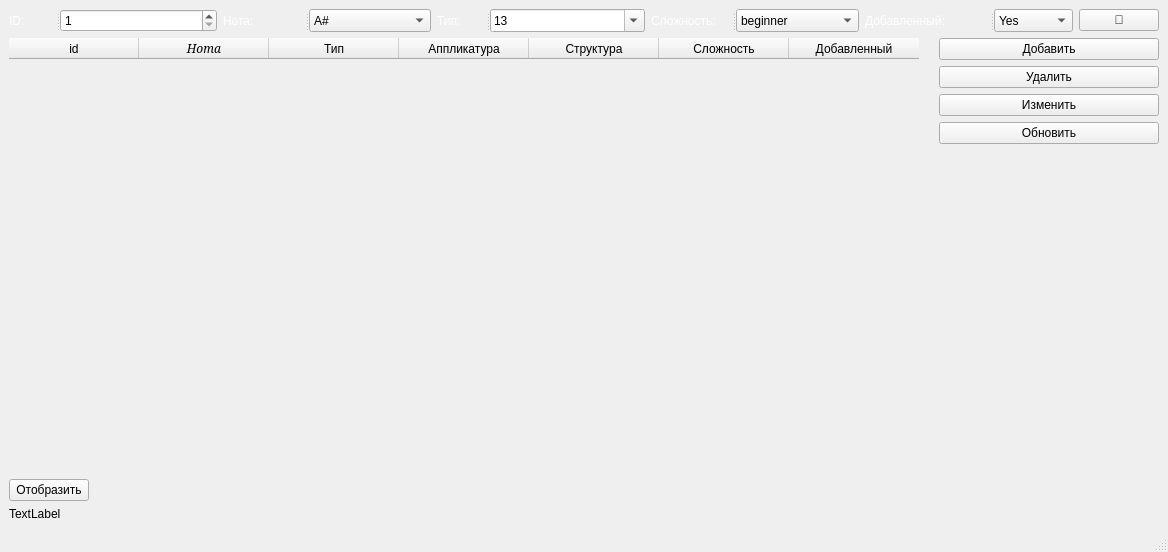
<?xml version="1.0" encoding="UTF-8"?>
<ui version="4.0">
 <class>MainWindow</class>
 <widget class="QMainWindow" name="MainWindow">
  <property name="geometry">
   <rect>
    <x>0</x>
    <y>0</y>
    <width>1168</width>
    <height>552</height>
   </rect>
  </property>
  <property name="windowTitle">
   <string>MainWindow</string>
  </property>
  <property name="styleSheet">
   <string notr="true">QMainWindow {
    background-image: url(&quot;../resources/img.png&quot;); /* Замените на путь к вашей картинке */
    background-repeat: no-repeat; /* Повторять картинку или нет */
    background-position: center; /* Позиционирование картинки */
  }</string>
  </property>
  <widget class="QWidget" name="centralwidget">
   <layout class="QVBoxLayout" name="verticalLayout_2">
    <item>
     <layout class="QHBoxLayout" name="horizontalLayout_2">
      <item>
       <widget class="QSplitter" name="splitter">
        <property name="orientation">
         <enum>Qt::Horizontal</enum>
        </property>
        <widget class="QLabel" name="label">
         <property name="styleSheet">
          <string notr="true">color: white;</string>
         </property>
         <property name="text">
          <string>ID:</string>
         </property>
        </widget>
        <widget class="QSpinBox" name="id_box">
         <property name="sizePolicy">
          <sizepolicy hsizetype="Minimum" vsizetype="Maximum">
           <horstretch>0</horstretch>
           <verstretch>0</verstretch>
          </sizepolicy>
         </property>
         <property name="minimum">
          <number>1</number>
         </property>
         <property name="maximum">
          <number>5000</number>
         </property>
        </widget>
       </widget>
      </item>
      <item>
       <widget class="QSplitter" name="splitter_3">
        <property name="orientation">
         <enum>Qt::Horizontal</enum>
        </property>
        <widget class="QLabel" name="label_2">
         <property name="styleSheet">
          <string notr="true">color: white;</string>
         </property>
         <property name="text">
          <string>Нота:</string>
         </property>
        </widget>
        <widget class="QComboBox" name="note_box">
         <property name="sizePolicy">
          <sizepolicy hsizetype="Preferred" vsizetype="Maximum">
           <horstretch>0</horstretch>
           <verstretch>0</verstretch>
          </sizepolicy>
         </property>
         <property name="editable">
          <bool>false</bool>
         </property>
         <item>
          <property name="text">
           <string>A#</string>
          </property>
         </item>
         <item>
          <property name="text">
           <string>C#</string>
          </property>
         </item>
         <item>
          <property name="text">
           <string>D#</string>
          </property>
         </item>
         <item>
          <property name="text">
           <string>F#</string>
          </property>
         </item>
         <item>
          <property name="text">
           <string>G#</string>
          </property>
         </item>
         <item>
          <property name="text">
           <string>Ab</string>
          </property>
         </item>
         <item>
          <property name="text">
           <string>Bb</string>
          </property>
         </item>
         <item>
          <property name="text">
           <string>Cb</string>
          </property>
         </item>
         <item>
          <property name="text">
           <string>Db</string>
          </property>
         </item>
         <item>
          <property name="text">
           <string>Eb</string>
          </property>
         </item>
         <item>
          <property name="text">
           <string>Gb</string>
          </property>
         </item>
         <item>
          <property name="text">
           <string>A</string>
          </property>
         </item>
         <item>
          <property name="text">
           <string>B</string>
          </property>
         </item>
         <item>
          <property name="text">
           <string>C</string>
          </property>
         </item>
         <item>
          <property name="text">
           <string>D</string>
          </property>
         </item>
         <item>
          <property name="text">
           <string>E</string>
          </property>
         </item>
         <item>
          <property name="text">
           <string>F</string>
          </property>
         </item>
         <item>
          <property name="text">
           <string>G</string>
          </property>
         </item>
        </widget>
       </widget>
      </item>
      <item>
       <widget class="QSplitter" name="splitter_4">
        <property name="orientation">
         <enum>Qt::Horizontal</enum>
        </property>
        <widget class="QLabel" name="label_3">
         <property name="styleSheet">
          <string notr="true">color: white;</string>
         </property>
         <property name="text">
          <string>Тип:</string>
         </property>
        </widget>
        <widget class="QComboBox" name="type_box">
         <property name="enabled">
          <bool>true</bool>
         </property>
         <property name="sizePolicy">
          <sizepolicy hsizetype="Preferred" vsizetype="Maximum">
           <horstretch>0</horstretch>
           <verstretch>0</verstretch>
          </sizepolicy>
         </property>
         <property name="maximumSize">
          <size>
           <width>16777215</width>
           <height>16777215</height>
          </size>
         </property>
         <property name="editable">
          <bool>true</bool>
         </property>
         <property name="currentText">
          <string notr="true">13</string>
         </property>
         <property name="insertPolicy">
          <enum>QComboBox::InsertAtBottom</enum>
         </property>
         <property name="sizeAdjustPolicy">
          <enum>QComboBox::AdjustToContents</enum>
         </property>
         <property name="placeholderText">
          <string/>
         </property>
         <property name="modelColumn">
          <number>0</number>
         </property>
         <item>
          <property name="text">
           <string>13</string>
          </property>
         </item>
         <item>
          <property name="text">
           <string>7(#9)</string>
          </property>
         </item>
         <item>
          <property name="text">
           <string>9</string>
          </property>
         </item>
         <item>
          <property name="text">
           <string>9b5</string>
          </property>
         </item>
         <item>
          <property name="text">
           <string>7</string>
          </property>
         </item>
         <item>
          <property name="text">
           <string>dim7</string>
          </property>
         </item>
         <item>
          <property name="text">
           <string>aug</string>
          </property>
         </item>
         <item>
          <property name="text">
           <string>maj</string>
          </property>
         </item>
         <item>
          <property name="text">
           <string>11</string>
          </property>
         </item>
         <item>
          <property name="text">
           <string>maj9</string>
          </property>
         </item>
         <item>
          <property name="text">
           <string>m</string>
          </property>
         </item>
         <item>
          <property name="text">
           <string>7b5</string>
          </property>
         </item>
         <item>
          <property name="text">
           <string>m7</string>
          </property>
         </item>
         <item>
          <property name="text">
           <string>dim</string>
          </property>
         </item>
         <item>
          <property name="text">
           <string>6</string>
          </property>
         </item>
         <item>
          <property name="text">
           <string>7(#5)</string>
          </property>
         </item>
         <item>
          <property name="text">
           <string>7sus4</string>
          </property>
         </item>
         <item>
          <property name="text">
           <string>maj7</string>
          </property>
         </item>
         <item>
          <property name="text">
           <string>5</string>
          </property>
         </item>
         <item>
          <property name="text">
           <string>m6</string>
          </property>
         </item>
         <item>
          <property name="text">
           <string>7(b9)</string>
          </property>
         </item>
         <item>
          <property name="text">
           <string>m9</string>
          </property>
         </item>
         <item>
          <property name="text">
           <string>sus4</string>
          </property>
         </item>
         <item>
          <property name="text">
           <string>6-Sep</string>
          </property>
         </item>
         <item>
          <property name="text">
           <string>m11</string>
          </property>
         </item>
         <item>
          <property name="text">
           <string>m7b5</string>
          </property>
         </item>
         <item>
          <property name="text">
           <string>9(#11)</string>
          </property>
         </item>
         <item>
          <property name="text">
           <string>9(#5)</string>
          </property>
         </item>
         <item>
          <property name="text">
           <string>7(#11)</string>
          </property>
         </item>
         <item>
          <property name="text">
           <string>maj13</string>
          </property>
         </item>
         <item>
          <property name="text">
           <string>6(#11)</string>
          </property>
         </item>
         <item>
          <property name="text">
           <string>sus2</string>
          </property>
         </item>
         <item>
          <property name="text">
           <string>m(maj7)</string>
          </property>
         </item>
         <item>
          <property name="text">
           <string>13(b9)</string>
          </property>
         </item>
         <item>
          <property name="text">
           <string>+(#11)</string>
          </property>
         </item>
         <item>
          <property name="text">
           <string>13(#11)</string>
          </property>
         </item>
         <item>
          <property name="text">
           <string>7(b13)</string>
          </property>
         </item>
         <item>
          <property name="text">
           <string>add9</string>
          </property>
         </item>
         <item>
          <property name="text">
           <string>13(#9)</string>
          </property>
         </item>
         <item>
          <property name="text">
           <string>m13</string>
          </property>
         </item>
         <item>
          <property name="text">
           <string>m6/9</string>
          </property>
         </item>
         <item>
          <property name="text">
           <string>m(maj9)</string>
          </property>
         </item>
        </widget>
       </widget>
      </item>
      <item>
       <widget class="QSplitter" name="splitter_5">
        <property name="orientation">
         <enum>Qt::Horizontal</enum>
        </property>
        <widget class="QLabel" name="label_4">
         <property name="styleSheet">
          <string notr="true">color: white;</string>
         </property>
         <property name="text">
          <string>Сложность:</string>
         </property>
        </widget>
        <widget class="QComboBox" name="diff_box">
         <property name="sizePolicy">
          <sizepolicy hsizetype="Preferred" vsizetype="Maximum">
           <horstretch>0</horstretch>
           <verstretch>0</verstretch>
          </sizepolicy>
         </property>
         <property name="editable">
          <bool>false</bool>
         </property>
         <item>
          <property name="text">
           <string>beginner</string>
          </property>
         </item>
         <item>
          <property name="text">
           <string>intermediate</string>
          </property>
         </item>
         <item>
          <property name="text">
           <string>advanced</string>
          </property>
         </item>
        </widget>
       </widget>
      </item>
      <item>
       <widget class="QSplitter" name="splitter_6">
        <property name="orientation">
         <enum>Qt::Horizontal</enum>
        </property>
        <widget class="QLabel" name="label_5">
         <property name="styleSheet">
          <string notr="true">color: white;</string>
         </property>
         <property name="text">
          <string>Добавленный:</string>
         </property>
        </widget>
        <widget class="QComboBox" name="user_defined_box">
         <property name="sizePolicy">
          <sizepolicy hsizetype="Preferred" vsizetype="Maximum">
           <horstretch>0</horstretch>
           <verstretch>0</verstretch>
          </sizepolicy>
         </property>
         <property name="editable">
          <bool>false</bool>
         </property>
         <item>
          <property name="text">
           <string>Yes</string>
          </property>
         </item>
         <item>
          <property name="text">
           <string>No</string>
          </property>
         </item>
        </widget>
       </widget>
      </item>
      <item>
       <widget class="QPushButton" name="searchButton">
        <property name="sizePolicy">
         <sizepolicy hsizetype="Minimum" vsizetype="Maximum">
          <horstretch>0</horstretch>
          <verstretch>0</verstretch>
         </sizepolicy>
        </property>
        <property name="focusPolicy">
         <enum>Qt::StrongFocus</enum>
        </property>
        <property name="text">
         <string>🔎</string>
        </property>
        <property name="iconSize">
         <size>
          <width>16</width>
          <height>16</height>
         </size>
        </property>
        <property name="autoDefault">
         <bool>false</bool>
        </property>
        <property name="default">
         <bool>false</bool>
        </property>
        <property name="flat">
         <bool>false</bool>
        </property>
       </widget>
      </item>
     </layout>
    </item>
    <item>
     <layout class="QHBoxLayout" name="horizontalLayout">
      <item>
       <widget class="QTableWidget" name="table">
        <property name="enabled">
         <bool>true</bool>
        </property>
        <property name="sizePolicy">
         <sizepolicy hsizetype="Fixed" vsizetype="Minimum">
          <horstretch>0</horstretch>
          <verstretch>0</verstretch>
         </sizepolicy>
        </property>
        <property name="minimumSize">
         <size>
          <width>0</width>
          <height>200</height>
         </size>
        </property>
        <property name="styleSheet">
         <string notr="true">/* Основные стили QTableWidget */
QTableWidget {
  background-color: transparent; /* Убираем фон таблицы */
  border: none;         /* Убираем рамку таблицы */
  selection-background-color: #a3d2e2; /* Цвет выделения */
  gridline-color: #cccccc;    /* Цвет сетки таблицы */
}

/* Стили для ячеек */
QTableWidget::item {
  background-color: transparent; /* Прозрачный фон ячейки */
  padding: 5px;
  border-bottom: 1px solid #cccccc; /* Вертикальные разделители */
  color: white;         /* Белый текст */
}

/* Стили для заголовков столбцов */
QTableWidget::horizontalHeader {
  background-color: #f0f0f0;
  padding: 5px;
  border-bottom: 2px solid #cccccc;
  color: black;        /* Черный текст для заголовков */
}

QTableWidget::horizontalHeader::section {
  background-color: #f0f0f0;
  text-align: center;
  padding: 5px;
  border: 1px solid #cccccc;
  border-bottom: 2px solid #cccccc;
  color: black;        /* Черный текст для заголовков */
}

/* Стили для заголовков строк */
QTableWidget::verticalHeader {
  background-color: transparent; /* Прозрачный фон */
  border: none;         /* Убираем рамку */
  color: white;        /* Белый текст для заголовков строк */
}

QTableWidget::verticalHeader::section {
  background-color: transparent; /* Прозрачный фон */
  padding: 5px;
  border: none;         /* Убираем рамку */
  color: white;        /* Белый текст для заголовков строк */
}

/* Стили для выделенной ячейки */
QTableWidget::item:selected {
  background-color: #a3d2e2; /* Цвет выделения */
  color: black;       /* Цвет текста */
}

/* Стили для ячеек с текстом */
QTableWidget::item:focus {
  outline: none;         /* Убираем фокус */
  border: 1px solid #cccccc;  /* Добавляем рамку при фокусе */
}</string>
        </property>
        <property name="verticalScrollBarPolicy">
         <enum>Qt::ScrollBarAsNeeded</enum>
        </property>
        <property name="horizontalScrollBarPolicy">
         <enum>Qt::ScrollBarAlwaysOff</enum>
        </property>
        <property name="sizeAdjustPolicy">
         <enum>QAbstractScrollArea::AdjustToContents</enum>
        </property>
        <property name="editTriggers">
         <set>QAbstractItemView::NoEditTriggers</set>
        </property>
        <property name="dragDropMode">
         <enum>QAbstractItemView::DropOnly</enum>
        </property>
        <property name="selectionMode">
         <enum>QAbstractItemView::ExtendedSelection</enum>
        </property>
        <property name="gridStyle">
         <enum>Qt::DashDotDotLine</enum>
        </property>
        <property name="sortingEnabled">
         <bool>true</bool>
        </property>
        <property name="wordWrap">
         <bool>false</bool>
        </property>
        <property name="cornerButtonEnabled">
         <bool>false</bool>
        </property>
        <attribute name="horizontalHeaderCascadingSectionResizes">
         <bool>true</bool>
        </attribute>
        <attribute name="horizontalHeaderDefaultSectionSize">
         <number>130</number>
        </attribute>
        <attribute name="horizontalHeaderHighlightSections">
         <bool>true</bool>
        </attribute>
        <attribute name="horizontalHeaderStretchLastSection">
         <bool>false</bool>
        </attribute>
        <attribute name="verticalHeaderVisible">
         <bool>false</bool>
        </attribute>
        <attribute name="verticalHeaderCascadingSectionResizes">
         <bool>false</bool>
        </attribute>
        <attribute name="verticalHeaderShowSortIndicator" stdset="0">
         <bool>true</bool>
        </attribute>
        <attribute name="verticalHeaderStretchLastSection">
         <bool>false</bool>
        </attribute>
        <column>
         <property name="text">
          <string>id</string>
         </property>
        </column>
        <column>
         <property name="text">
          <string>Нота</string>
         </property>
         <property name="font">
          <font>
           <family>Serif</family>
           <italic>true</italic>
           <bold>false</bold>
          </font>
         </property>
        </column>
        <column>
         <property name="text">
          <string>Тип</string>
         </property>
        </column>
        <column>
         <property name="text">
          <string>Аппликатура</string>
         </property>
        </column>
        <column>
         <property name="text">
          <string>Структура</string>
         </property>
        </column>
        <column>
         <property name="text">
          <string>Сложность</string>
         </property>
        </column>
        <column>
         <property name="text">
          <string>Добавленный</string>
         </property>
        </column>
       </widget>
      </item>
      <item>
       <layout class="QVBoxLayout" name="verticalLayout">
        <item>
         <widget class="QPushButton" name="add_button">
          <property name="text">
           <string>Добавить</string>
          </property>
         </widget>
        </item>
        <item>
         <widget class="QPushButton" name="remove_button">
          <property name="text">
           <string>Удалить</string>
          </property>
         </widget>
        </item>
        <item>
         <widget class="QPushButton" name="edit_button">
          <property name="text">
           <string>Изменить</string>
          </property>
         </widget>
        </item>
        <item>
         <widget class="QPushButton" name="update_button">
          <property name="sizePolicy">
           <sizepolicy hsizetype="Minimum" vsizetype="Fixed">
            <horstretch>0</horstretch>
            <verstretch>0</verstretch>
           </sizepolicy>
          </property>
          <property name="text">
           <string>Обновить</string>
          </property>
         </widget>
        </item>
        <item>
         <spacer name="verticalSpacer">
          <property name="orientation">
           <enum>Qt::Vertical</enum>
          </property>
          <property name="sizeHint" stdset="0">
           <size>
            <width>20</width>
            <height>40</height>
           </size>
          </property>
         </spacer>
        </item>
       </layout>
      </item>
     </layout>
    </item>
    <item>
     <widget class="QPushButton" name="view_button">
      <property name="sizePolicy">
       <sizepolicy hsizetype="Maximum" vsizetype="Fixed">
        <horstretch>0</horstretch>
        <verstretch>0</verstretch>
       </sizepolicy>
      </property>
      <property name="text">
       <string>Отобразить</string>
      </property>
     </widget>
    </item>
    <item>
     <widget class="QLabel" name="image">
      <property name="sizePolicy">
       <sizepolicy hsizetype="Minimum" vsizetype="Minimum">
        <horstretch>0</horstretch>
        <verstretch>0</verstretch>
       </sizepolicy>
      </property>
      <property name="text">
       <string>TextLabel</string>
      </property>
     </widget>
    </item>
   </layout>
  </widget>
  <widget class="QStatusBar" name="statusbar"/>
 </widget>
 <tabstops>
  <tabstop>id_box</tabstop>
  <tabstop>note_box</tabstop>
  <tabstop>type_box</tabstop>
  <tabstop>diff_box</tabstop>
  <tabstop>user_defined_box</tabstop>
  <tabstop>searchButton</tabstop>
  <tabstop>remove_button</tabstop>
  <tabstop>edit_button</tabstop>
  <tabstop>add_button</tabstop>
  <tabstop>update_button</tabstop>
 </tabstops>
 <resources/>
 <connections/>
</ui>
